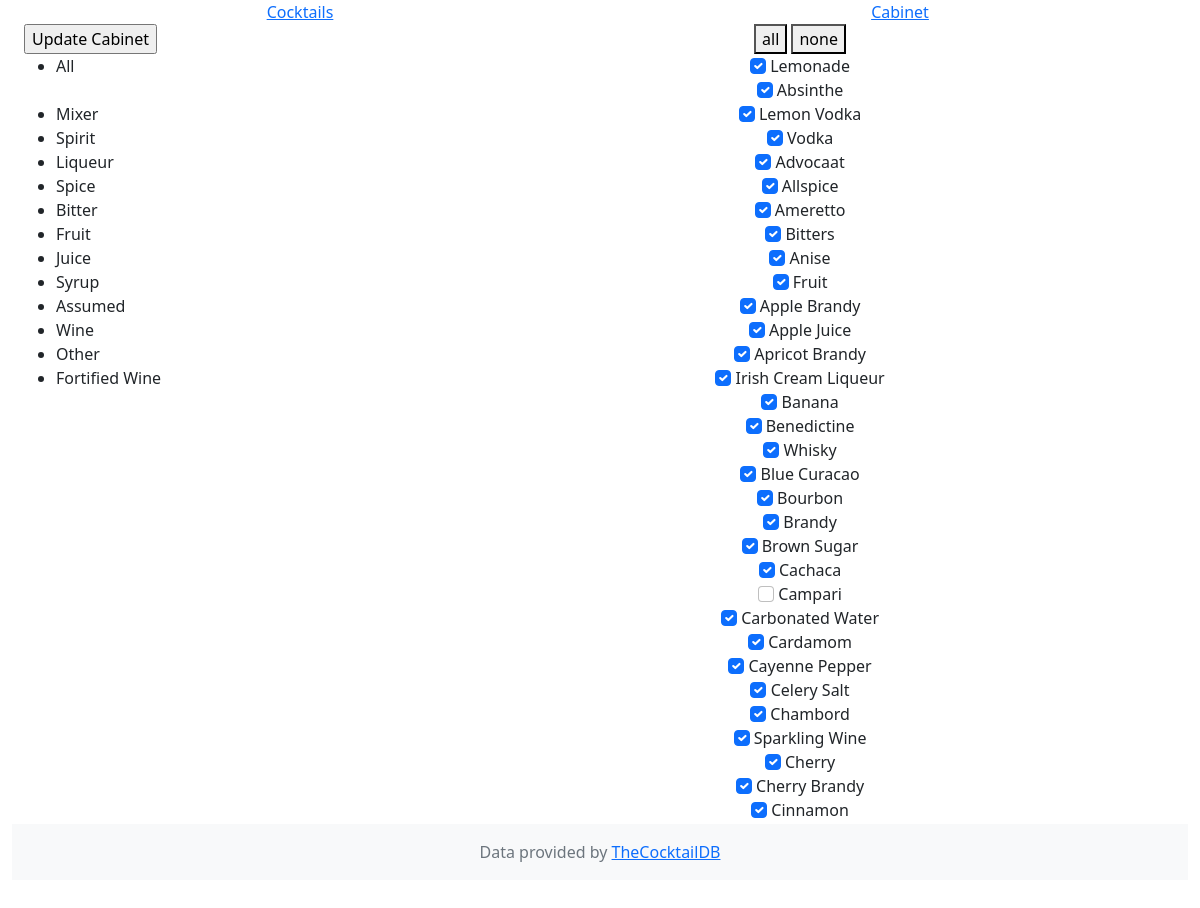
The app's page /cabinet, older data.
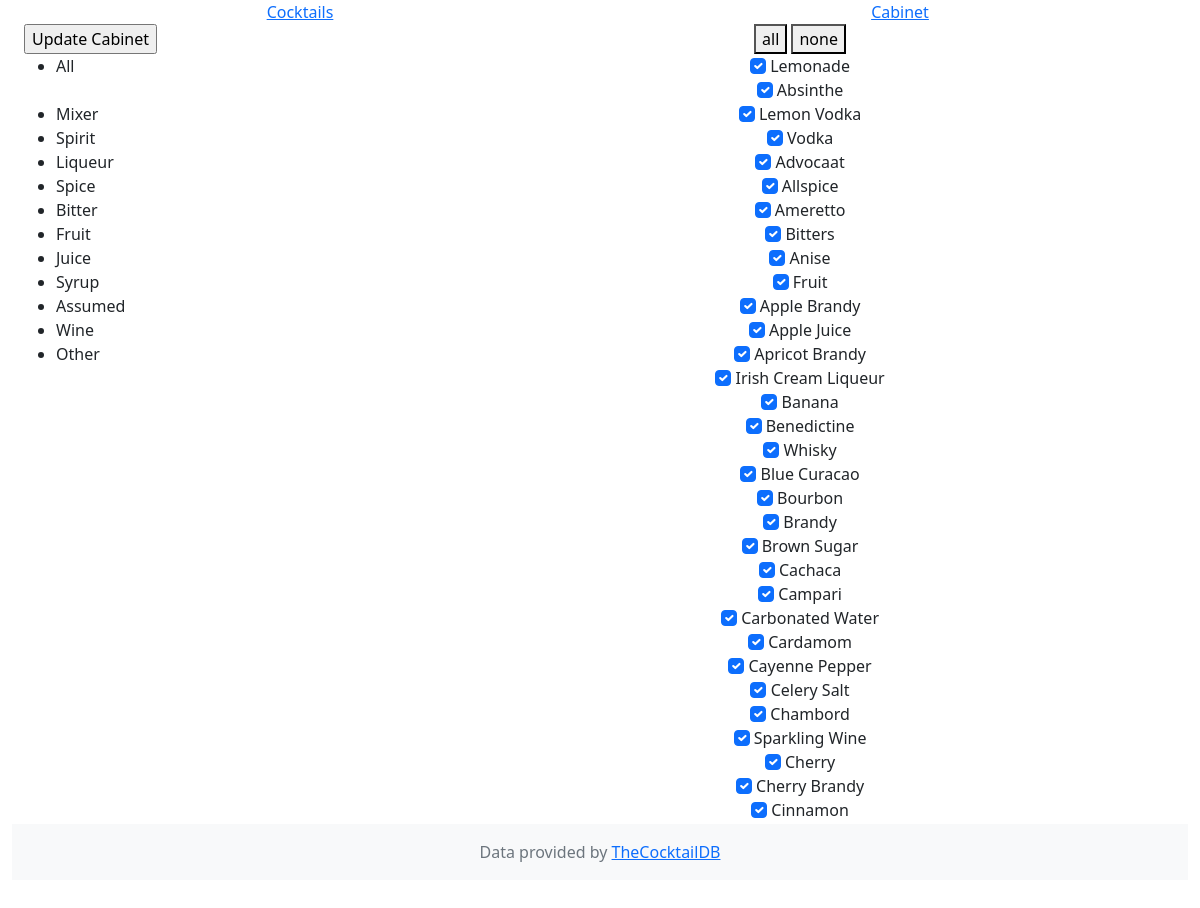
The same page, newer data.
### tables this page shows
CREATE TABLE ingredients (ingredient TEXT PRIMARY KEY, item TEXT DEFAULT null, category TEXT Default null, have NUMERIC DEFAULT 0);

### app.py (the view)
@app.route("/cabinet", methods=["GET", "POST"])
def cabinet():
    if request.method == "POST":
        haves = request.form.getlist("check")
        db.execute("UPDATE ingredients SET have = 0")
        for have in haves:
            db.execute("UPDATE ingredients SET have = 1 WHERE item = ?", have)
    items = db.execute(
        "SELECT DISTINCT item, category, have FROM ingredients ORDER BY item"
    )
    entries = []
    drinks_cabinet.refresh()
    """
    # declare categories set to obtain unique values
    categories = []
    for item in items:

        entry = item["item"]
        category = item["category"]

        if item["have"]:
            status = "checked"
        else:
            status = "unchecked"

        entries.append({"item": entry, "category": category, "status": status})

        # add category to set
        categories.append(category)

    # convert categories set back to an ordered list
    categories = set(categories)
    list(categories).sort()
    """
    return render_template("cabinet.html", drinks_cabinet=drinks_cabinet)

### app.py (called while the page is built)
  def refresh(self):
    request_1 = db.execute("SELECT item, category, have FROM ingredients")
    items = {}
    for row in request_1:
      items.update({row['item'] : {'category' : row['category'],'have' : row['have']}})
    self.items = items
    """ categorisation of items as a dictionary of format { category : [ item, item, item ...] , .. } """
    request_2 = db.execute("SELECT DISTINCT category FROM ingredients")
    categories = {}
    for row in request_2:
      categories.update({row['category']:[]})
    for item in items.keys():
      categories[items[item]['category']].append(item)
    self.categories = categories

### templates/cabinet.html (shortened to what this page needs)
{% extends "layout.html" %}
{% block left %}
<form action="/cabinet" method="post">
  <input type="submit" value="Update Cabinet"><br>
  <ul class="overflow-auto" id="cocktails">
    <li>
      <div onclick="toggleView('item', 'item')">All<br><br> </div>
    {% for category in drinks_cabinet.categories %}
    <li>
      <div onclick="toggleView('item', '{{category}}')">{{category}}<br></div>
    </li>
  {% endfor %}
  {% endblock %}
  {% block right %}
 <button type="button" onclick="checkAll()">all</button>
 <button type="button" onclick="uncheckAll()">none</button>
  {% for item in drinks_cabinet.items %}
    {% set category = drinks_cabinet.items[item]['category'] %}
    {% set status = "" %}
    {% if drinks_cabinet.items[item]['have'] %}
      {% set status = "checked" %}
    {% endif %}
  <div class="item {{category}}">
    <input class="item {{category}} form-check-input" type="checkbox" name="check" value="{{item}}" {{status}}>
    <label class="item {{category}} form-check-label" for="{{item}}">{{item}}</label><br>
  </div>
{% endfor %}
{% endblock %}

### templates/layout.html (shortened to what this page needs)
<!DOCTYPE html>
<html lang="en-gb">
  <head>
    <link href="https://cdn.jsdelivr.net/npm/bootstrap@5.2.3/dist/css/bootstrap.min.css" rel="stylesheet">
  </head>
  <body>
    <div class="container-fluid">
      <div id="menu" class="row">
        <div class="col text-center">
          <a href="/">Cocktails</a>
        </div>
        <div class="col text-center">
          <a href="/cabinet">Cabinet</a>
        </div>
      </div>
      <div class="row">
        <div class="col-sm-4" id="left">
          <div class="container-fluid overflow-auto" style="height: 800px">
          {% block left %}
          {% endblock %}
          </div>
        </div>
        <div class="col-sm-8" id="right">
          <div class="container-fluid  text-center overflow-auto" style="height: 800px">
          {% block right %}
          {% endblock %}
          </div>
        </div>
      </div>
      <footer class="footer mt-auto py-3 bg-light">
        <div class="text-center text-muted">
          Data provided by <a href="https://www.thecocktaildb.com/">TheCocktailDB</a>
        </div>
      </footer>
  </body>
</html>

Row changes from the older to the newer data that the page shows:
changed ingredients "Campari": check "☐" → "☑"
Text that changed along with them:
list line gone: "Fortified Wine"
